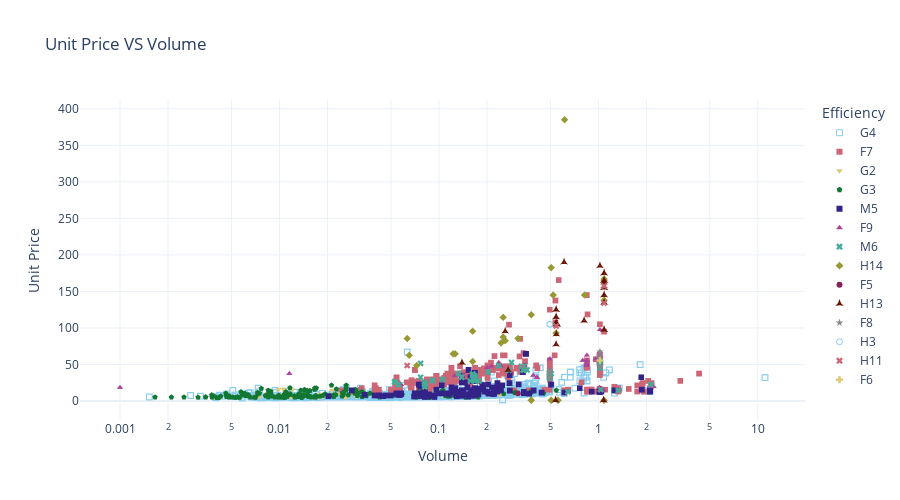

The cell this chart's notebook holds for it:
### Markdown cell above
Interactive Scatter Plot of Unit Price VS Volume with Efficiency-based Color and Symbol Mapping

### Code cell
import plotly.express as px

# Check unique values in the 'Efficiency' column
unique_efficiencies = np.sort(list(df_essential['Efficiency'].unique()))

# Define a color palette for different efficiencies
palette = px.colors.qualitative.Safe

# Create a dictionary to map each unique efficiency to a valid symbol
symbol_map = dict(zip(unique_efficiencies, 
                      ["circle", "cross", "square", "star", "triangle-up", "triangle-down", "pentagon",
                       "square-open", "x", "star-triangle-up-dot", "diamond", "circle-open"]))

# Create a scatter plot using Plotly Express
fig = px.scatter(
    df_essential.reset_index(),
    x='Volume',
    y='Unit Price',
    color='Efficiency',  # Color points based on the 'Efficiency' column
    symbol='Efficiency',  # Use different symbols for each 'Efficiency' category
    title='Unit Price VS Volume',
    labels={'Volume (m3)': 'Volume', 'Unit Price €': 'Unit Price'},
    template='plotly_white',  # Set the plot template to 'plotly_white'
    color_discrete_sequence=palette,  # Set color sequence for discrete values
    symbol_map=symbol_map,  # Map symbols to 'Efficiency' categories
    log_x=True  # Use a logarithmic scale for the x-axis
)

# Define the figure height
fig.update_layout(height=500)

# Show the interactive plot inline
fig.show()

### Figure 1 — Plotly figure (JSON) as saved in the notebook; plotly's stock layout.template omitted (floating-point values rounded to 4 significant figures; data arrays with more than 128 entries replaced by an {"elided": "..."} marker saying what was removed)
{"data": [{"hovertemplate": "Efficiency=G4<br>Volume=%{x}<br>Unit Price=%{y}<extra></extra>", "legendgroup": "G4", "marker": {"color": "rgb(136, 204, 238)", "symbol": "square-open"}, "mode": "markers", "name": "G4", "showlegend": true, "type": "scattergl", "x": {"elided": "2456 float values"}, "xaxis": "x", "y": {"elided": "2456 float values"}, "yaxis": "y"}, {"hovertemplate": "Efficiency=F7<br>Volume=%{x}<br>Unit Price=%{y}<extra></extra>", "legendgroup": "F7", "marker": {"color": "rgb(204, 102, 119)", "symbol": "square"}, "mode": "markers", "name": "F7", "showlegend": true, "type": "scattergl", "x": {"elided": "560 float values"}, "xaxis": "x", "y": {"elided": "560 float values"}, "yaxis": "y"}, {"hovertemplate": "Efficiency=G2<br>Volume=%{x}<br>Unit Price=%{y}<extra></extra>", "legendgroup": "G2", "marker": {"color": "rgb(221, 204, 119)", "symbol": "triangle-down"}, "mode": "markers", "name": "G2", "showlegend": true, "type": "scattergl", "x": [0.108, 0.108, 0.108, 0.108, 0.108, 0.07938, 0.108, 0.108, 0.01145, 0.008363, 0.07956, 0.00513, 0.009841, 0.01058, 0.01145, 0.008363, 0.01145, 0.008363, 0.01169, 0.01145, 0.008363, 0.01145, 0.008363, 0.1582, 0.02135, 0.022, 0.018, 0.014, 0.01, 0.024, 0.008778, 0.01201, 0.02573, 0.01751, 0.01081, 0.00828, 0.2401, 0.008661, 0.01225, 0.01464, 0.01763, 0.02516, 0.2, 0.004, 0.01327, 0.03023, 0.01188, 0.0113, 0.01357, 0.01947, 0.01848, 0.0144, 0.01046, 0.01245, 0.0144, 0.01056, 0.006663, 0.00845, 0.01188, 0.0113, 0.01357, 0.01947, 0.01848, 0.0144, 0.01046, 0.01245, 0.0144, 0.01056, 0.006663, 0.00845, 0.02663, 0.003893, 0.006646, 0.007444, 0.01566, 0.004009, 0.004876], "xaxis": "x", "y": [7.5, 7, 7, 7, 6.75, 6.85, 7.1, 7.1, 10.5, 8.5, 9.5, 6.35, 15.5, 16.5, 10.6, 8.6, 10.6, 8.6, 5.95, 10.5, 8.5, 8.2, 6.5, 9.9, 14.5, 9.75, 9.25, 8.75, 8.25, 9.95, 12.5, 15.5, 5.5, 4.95, 11.5, 9.5, 8.5, 6.5, 8, 8.25, 8.5, 8.75, 21.5, 5.25, 7.15, 6.15, 6, 7, 7.2, 8, 5.8, 9, 7, 7.1, 9, 7, 6, 6.9, 6, 7, 7.2, 8, 5.8, 9, 7, 7.1, 9, 7, 6, 6.9, 5.95, 4.95, 5.7, 5.75, 5.8, 6.25, 6.95], "yaxis": "y"}, {"hovertemplate": "Efficiency=G3<br>Volume=%{x}<br>Unit Price=%{y}<extra></extra>", "legendgroup": "G3", "marker": {"color": "rgb(17, 119, 51)", "symbol": "pentagon"}, "mode": "markers", "name": "G3", "showlegend": true, "type": "scattergl", "x": {"elided": "207 float values"}, "xaxis": "x", "y": {"elided": "207 float values"}, "yaxis": "y"}, {"hovertemplate": "Efficiency=M5<br>Volume=%{x}<br>Unit Price=%{y}<extra></extra>", "legendgroup": "M5", "marker": {"color": "rgb(51, 34, 136)", "symbol": "square"}, "mode": "markers", "name": "M5", "showlegend": true, "type": "scattergl", "x": {"elided": "227 float values"}, "xaxis": "x", "y": {"elided": "227 float values"}, "yaxis": "y"}, {"hovertemplate": "Efficiency=F9<br>Volume=%{x}<br>Unit Price=%{y}<extra></extra>", "legendgroup": "F9", "marker": {"color": "rgb(170, 68, 153)", "symbol": "triangle-up"}, "mode": "markers", "name": "F9", "showlegend": true, "type": "scattergl", "x": [0.001, 1.023, 0.4961, 0.847, 1.023, 0.4961, 0.2004, 0.08114, 0.2451, 0.1254, 0.05789, 0.4961, 1.023, 0.4961, 1.023, 1.023, 0.4961, 1.023, 0.4961, 2.103, 1.019, 1.019, 0.847, 1.023, 1.023, 0.4961, 1.332, 0.6456, 1.023, 1.023, 0.4961, 1.023, 0.4961, 1.023, 0.4961, 1.023, 0.4961, 1.023, 0.4961, 1.023, 0.4961, 1.023, 0.4961, 1.023, 0.4961, 1.023, 0.4961, 1.023, 0.847, 0.2376, 1.023, 0.4961, 1.023, 0.01154, 0.1392, 1.023, 1.023, 1.023, 0.4961, 0.4961, 0.2134, 1.023, 0.4961, 1.023, 0.4961, 1.023, 1.023, 1.023, 0.847, 1.023, 0.4961, 0.847, 0.1421, 0.4962, 0.4121, 0.8384, 0.3435, 1.023, 0.4961, 1.023, 0.4961, 0.4961, 1.023, 1.023, 1.023, 0.4121, 1.023, 0.3908, 0.9638, 0.7977, 0.4961, 1.023, 0.4961, 0.847, 1.079, 2.225, 1.023, 0.4961, 1.023, 0.4961, 1.023, 0.4961, 1.023, 0.4961], "xaxis": "x", "y": [18.5, 58.5, 39.5, 55.5, 57.5, 37.5, 45.5, 25.5, 47.5, 34.5, 22.5, 35.5, 49.95, 35.5, 49.95, 49.95, 35.5, 49.95, 35.5, 19.5, 18.5, 14.5, 48.5, 52.5, 52.5, 38.5, 15.5, 12.95, 15.5, 62.5, 42.5, 57.5, 37.5, 62.5, 42.5, 47.5, 35.5, 57.5, 42.5, 57.5, 42.5, 52.5, 37.5, 52.5, 37.5, 59.5, 39.5, 67.5, 62.5, 52.5, 57.5, 37.5, 57.5, 37.5, 32.5, 51.5, 54.5, 55.5, 37.5, 57.5, 47.5, 52.5, 37.5, 52.5, 37.5, 52.5, 57.5, 97.5, 51.5, 54.5, 37.5, 55.5, 35.5, 32.5, 32.5, 48.5, 47.5, 52.5, 37.5, 67.5, 37.5, 37.5, 57.5, 49.5, 49.5, 32, 57, 35, 57.5, 55.5, 38.5, 52.5, 35.5, 49.5, 14.5, 19.5, 52.5, 37.5, 52.5, 39.5, 49.5, 39.5, 55.5, 35.5], "yaxis": "y"}, {"hovertemplate": "Efficiency=M6<br>Volume=%{x}<br>Unit Price=%{y}<extra></extra>", "legendgroup": "M6", "marker": {"color": "rgb(68, 170, 153)", "symbol": "x"}, "mode": "markers", "name": "M6", "showlegend": true, "type": "scattergl", "x": [0.2037, 0.3289, 0.1682, 0.08155, 0.4961, 0.6456, 1.332, 0.0912, 0.0912, 0.0529, 0.0529, 0.1632, 0.1632, 0.0912, 0.0529, 0.1632, 0.07678, 0.1682, 0.08155, 0.1682, 0.08155, 0.1682, 0.1682, 0.08155, 0.2376, 0.4961, 1.023, 0.4961, 0.2853, 2.138, 0.07678, 1.036, 0.1055, 0.1055, 0.3364, 0.3572, 0.1786, 0.1682, 0.08155, 0.3435, 0.1388, 0.3435, 0.08155, 0.1682, 0.4961, 1.023, 0.1682, 0.08155, 1.023, 0.4961, 0.1577, 0.1336, 0.2756, 0.3364, 0.1631, 1.023, 0.4961, 1.023, 0.5063, 0.08155, 0.1392, 0.1682, 0.05596, 0.05596], "xaxis": "x", "y": [39.5, 47.5, 29.5, 19.5, 37.5, 12.5, 14.5, 28.5, 28.5, 26.5, 26.5, 36.25, 36.25, 27.5, 25.5, 34.5, 32.5, 29.5, 25.5, 32.5, 25.5, 32.5, 27.5, 22.5, 48.5, 32.5, 45.5, 31.5, 52.75, 22.5, 51.5, 15.5, 29.5, 29.5, 42.5, 42.5, 27.5, 31.5, 22.5, 47.5, 32.5, 42.5, 22.95, 32.95, 39.5, 55.5, 27.5, 19.5, 55.5, 35.5, 27.5, 37.5, 42, 42.5, 37, 52.5, 35.5, 45.5, 37.5, 22.5, 32.5, 34.5, 22.5, 22.5], "yaxis": "y"}, {"hovertemplate": "Efficiency=H14<br>Volume=%{x}<br>Unit Price=%{y}<extra></extra>", "legendgroup": "H14", "marker": {"color": "rgb(153, 153, 51)", "symbol": "diamond"}, "mode": "markers", "name": "H14", "showlegend": true, "type": "scattergl", "x": [1.087, 0.5433, 0.8194, 0.06326, 0.3795, 0.3133, 0.06512, 0.5209, 0.1627, 0.2605, 0.07256, 0.1629, 0.1228, 0.2456, 1.087, 0.5433, 0.614, 0.5061, 0.253, 0.3795, 0.3795, 0.5061, 0.5061, 1.087, 1.087, 0.5582, 0.5582, 0.253, 0.1265, 1.087], "xaxis": "x", "y": [165, 105, 145, 85.5, 118, 85.5, 62.5, 145, 95.5, 82.5, 48.5, 54, 64.5, 79.5, 138, 93, 385, 182.5, 114.5, 1, 1, 1, 1, 1, 1, 1, 1, 87.5, 64.5, 167], "yaxis": "y"}, {"hovertemplate": "Efficiency=F5<br>Volume=%{x}<br>Unit Price=%{y}<extra></extra>", "legendgroup": "F5", "marker": {"color": "rgb(136, 34, 85)", "symbol": "circle"}, "mode": "markers", "name": "F5", "showlegend": true, "type": "scattergl", "x": [0.313, 0.313], "xaxis": "x", "y": [10.5, 10.5], "yaxis": "y"}, {"hovertemplate": "Efficiency=H13<br>Volume=%{x}<br>Unit Price=%{y}<extra></extra>", "legendgroup": "H13", "marker": {"color": "rgb(102, 17, 0)", "symbol": "star-triangle-up-dot"}, "mode": "markers", "name": "H13", "showlegend": true, "type": "scattergl", "x": [1.087, 0.5433, 1.087, 1.087, 1.087, 0.5433, 1.023, 1.087, 1.087, 0.2605, 0.814, 0.545, 1.087, 0.5433, 1.087, 0.5395, 0.5395, 1.079, 1.079, 0.5433, 1.087, 0.5433, 1.087, 1.087, 1.087, 0.2716, 0.5433, 1.087, 1.087, 0.5433, 1.087, 1.087, 0.5522, 0.6098, 1.087, 0.5433, 0.1395], "xaxis": "x", "y": [155, 105, 157.5, 165, 175, 125, 185, 165, 165, 95.5, 110, 91.5, 135, 105, 165, 1, 1, 1, 1, 115, 165, 115, 155, 97.5, 97.5, 42.5, 77.5, 155, 145, 107.5, 162.5, 145, 105, 190, 175, 125, 52.5], "yaxis": "y"}, {"hovertemplate": "Efficiency=F8<br>Volume=%{x}<br>Unit Price=%{y}<extra></extra>", "legendgroup": "F8", "marker": {"color": "rgb(136, 136, 136)", "symbol": "star"}, "mode": "markers", "name": "F8", "showlegend": true, "type": "scattergl", "x": [1.023, 0.3364, 0.4961, 0.4961, 1.023, 0.4961, 0.4961, 1.023, 0.4961, 1.023], "xaxis": "x", "y": [67.5, 47.5, 38.5, 42.5, 57.5, 39.5, 32.5, 48.5, 38.5, 61.5], "yaxis": "y"}, {"hovertemplate": "Efficiency=H3<br>Volume=%{x}<br>Unit Price=%{y}<extra></extra>", "legendgroup": "H3", "marker": {"color": "rgb(136, 204, 238)", "symbol": "circle-open"}, "mode": "markers", "name": "H3", "showlegend": true, "type": "scattergl", "x": [0.4961], "xaxis": "x", "y": [105], "yaxis": "y"}, {"hovertemplate": "Efficiency=H11<br>Volume=%{x}<br>Unit Price=%{y}<extra></extra>", "legendgroup": "H11", "marker": {"color": "rgb(204, 102, 119)", "symbol": "x"}, "mode": "markers", "name": "H11", "showlegend": true, "type": "scattergl", "x": [0.06326, 1.087, 1.087, 0.5433], "xaxis": "x", "y": [48.5, 134, 157.5, 102.5], "yaxis": "y"}, {"hovertemplate": "Efficiency=F6<br>Volume=%{x}<br>Unit Price=%{y}<extra></extra>", "legendgroup": "F6", "marker": {"color": "rgb(221, 204, 119)", "symbol": "cross"}, "mode": "markers", "name": "F6", "showlegend": true, "type": "scattergl", "x": [1.023], "xaxis": "x", "y": [55.5], "yaxis": "y"}], "layout": {"height": 500, "legend": {"title": {"text": "Efficiency"}, "tracegroupgap": 0}, "title": {"text": "Unit Price VS Volume"}, "xaxis": {"anchor": "y", "domain": [0, 1], "title": {"text": "Volume"}, "type": "log"}, "yaxis": {"anchor": "x", "domain": [0, 1], "title": {"text": "Unit Price"}}}}
